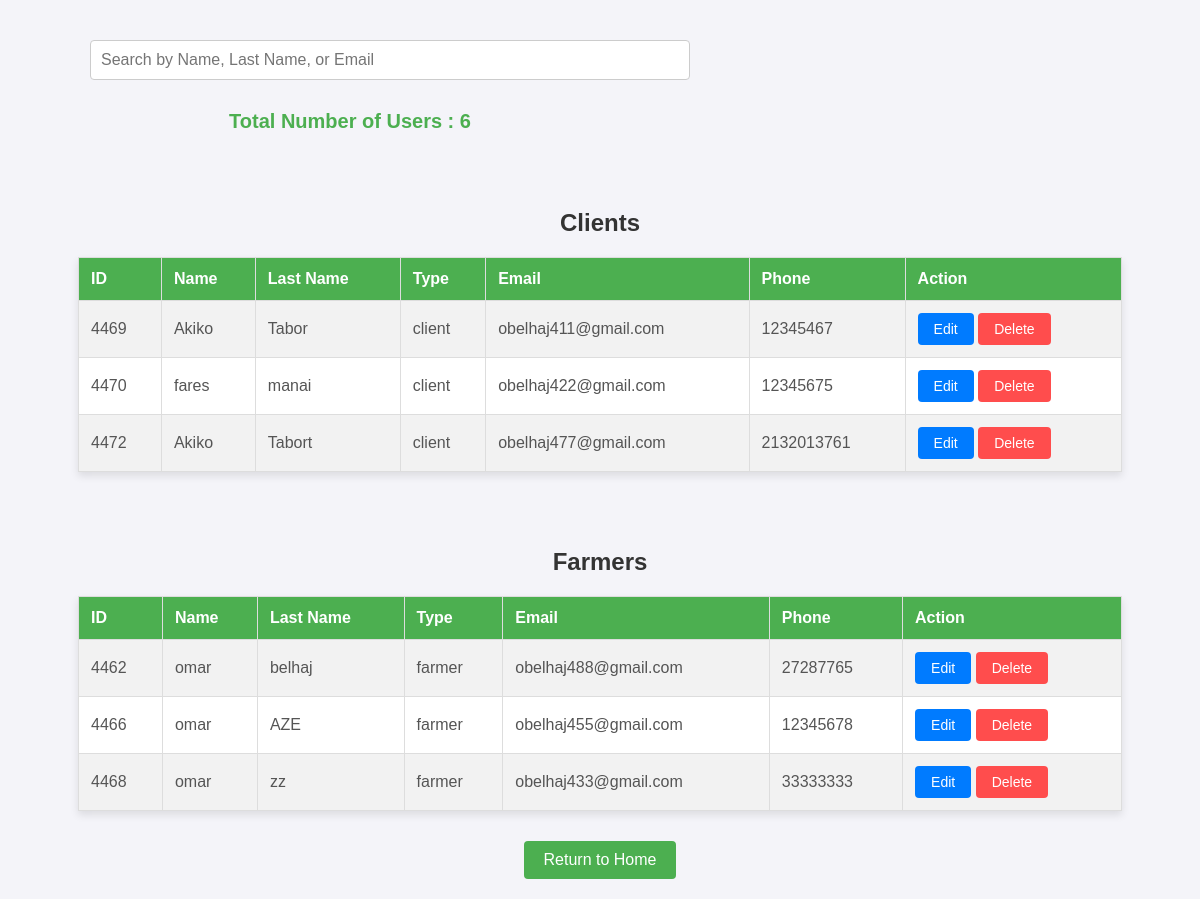
Before: /view/backoff/list.php with the older database file.
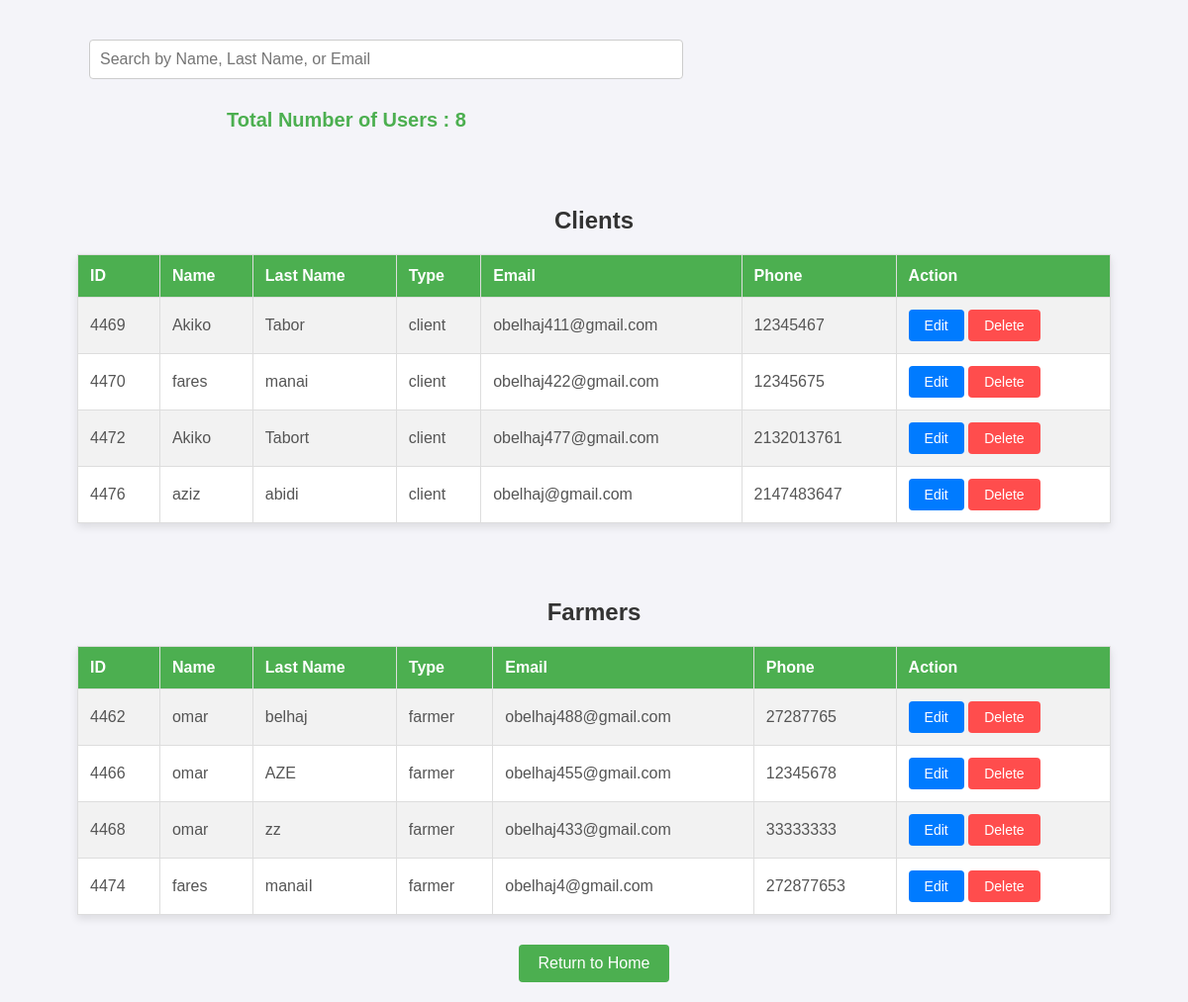
After: the same page with the newer database file.
### tables this page shows
CREATE TABLE `users` (
  `iduser` int(10) NOT NULL,
  `nom` varchar(20) NOT NULL,
  `prenom` varchar(20) NOT NULL,
  `type` varchar(10) NOT NULL,
  `email` varchar(50) NOT NULL,
  `telephone` int(10) NOT NULL,
  `pass` varchar(20) NOT NULL,
  `conf` varchar(20) NOT NULL
);

### Controller/UserController.php (called while the page is built, shortened)
<?php
class UserController {
    public function getAllUsers() {
        try {
            $db = Config::getConnexion();
            if ($db) {
                $sql = "SELECT * FROM users";
                $stmt = $db->prepare($sql);
                $stmt->execute();
                return $stmt->fetchAll(PDO::FETCH_ASSOC);
            }
        } catch (PDOException $e) {
            die("Erreur lors de la récupération des utilisateurs : " . $e->getMessage());
        }
        return [];
    }
    public function getUserCount() {
        try {
            $db = Config::getConnexion();
            if ($db) {
                $sql = "SELECT COUNT(*) FROM users";
                $stmt = $db->prepare($sql);
                $stmt->execute();
                $result = $stmt->fetch(PDO::FETCH_NUM);
                return $result[0];
            }
        } catch (PDOException $e) {
            die("Erreur lors du comptage des utilisateurs : " . $e->getMessage());
        }
        return 0;
    }
}
?>

### view/backoff/list.php (the view, shortened to what this page needs)
<?php
include '../../controller/UserController.php';
$userController = new UserController();
$list = $userController->getAllUsers();
echo "
<input type='text' id='searchInput' class='search-bar' placeholder='Search by Name, Last Name, or Email' onkeyup='filterTable()'>";
$userController = new UserController();
$userCount = $userController->getUserCount();
echo "
<p class='user-count-message'>
    Total Number of Users : " . $userCount . "
</p>";
echo "<h2>Clients</h2>";
echo "<table >
        <tr>
            <th>ID</th>
            <th>Name</th>
            <th>Last Name</th>
            <th>Type</th>
            <th>Email</th>
            <th>Phone</th>
            <th>Action</th>
        </tr>";
foreach ($list as $row) {
    if ($row['type'] === 'client') {
        echo "<tr>
                <td>{$row['iduser']}</td>
                <td>{$row['nom']}</td>
                <td>{$row['prenom']}</td>
                <td>{$row['type']}</td>
                <td>{$row['email']}</td>
                <td>{$row['telephone']}</td>
                <td>
                    <form method='post' action='edit.php' style='display:inline;'>
                        <input type='hidden'  name='iduser' value='{$row['iduser']}'>
                        <button type='submit'>Edit</button>
                    </form>
                    <form method='post' action='delete.php' style='display:inline;'>
                        <input type='hidden' name='id' value='{$row['iduser']}'>
                        <button type='submit' class='delete' onclick='return confirm(\"Are you sure you want to delete this user?\")'>Delete</button>
                    </form>
                </td>
              </tr>";
    }
}
echo "</table>";
echo "<h2>Farmers</h2>";
echo "<table>
        <tr>
            <th>ID</th>
            <th>Name</th>
            <th>Last Name</th>
            <th>Type</th>
            <th>Email</th>
            <th>Phone</th>
            <th>Action</th>
        </tr>";
foreach ($list as $row) {
    if ($row['type'] === 'farmer') {
        echo "<tr>
                <td>{$row['iduser']}</td>
                <td>{$row['nom']}</td>
                <td>{$row['prenom']}</td>
                <td>{$row['type']}</td>
                <td>{$row['email']}</td>
                <td>{$row['telephone']}</td>
               <td>
                    <form method='post' action='edit.php' style='display:inline;'>
                        <input type='hidden'  name='id' value='{$row['iduser']}'>
                        <button type='submit'>Edit</button>
                    </form>
                    <form method='post' action='delete.php' style='display:inline;'>
                        <input type='hidden' name='id' value='{$row['iduser']}'>
                        <button type='submit' class='delete' onclick='return confirm(\"Are you sure you want to delete this user?\")'>Delete</button>
                    </form>
                </td>
              </tr>";
    }
}
echo "</table>";
echo "
<div class='return-home-container'>
    <a href='../frontoff/home.html'>
        <button class='return-home-btn'>Return to Home</button>
    </a>
</div>
";
?>

Changed rows visible on the page:
added users: iduser "4476", nom "aziz", prenom "abidi", type "client", email "obelhaj@gmail.com", telephone "2147483647", shown under "Clients"
added users: iduser "4474", nom "fares", prenom "manaiI", type "farmer", email "obelhaj4@gmail.com", telephone "272877653", shown under "Farmers"
Other visible differences:
$userCount: "6" → "8"
